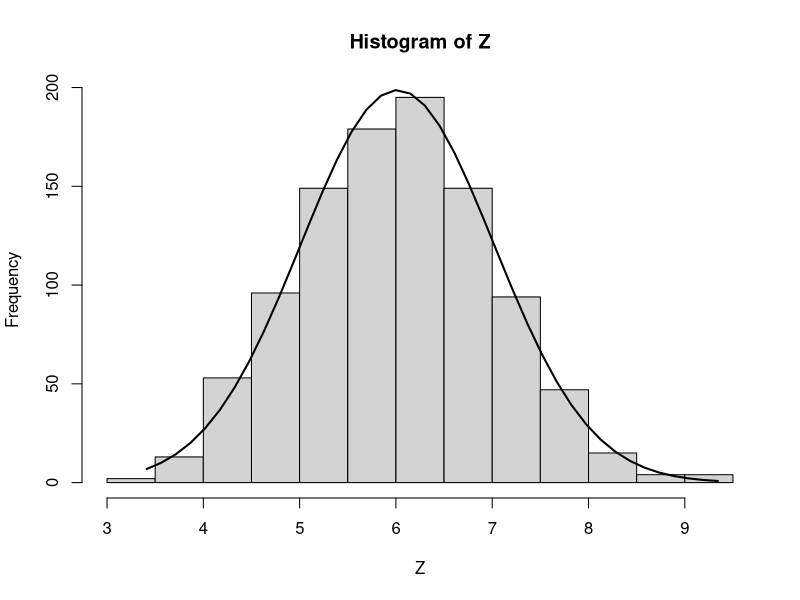

Write R code to recreate this figure.
# Usando simulacao, obtenha uma aproximacao empirica para a distribuicao de 
# probabilidade da soma de 12 VAs uniformes 0..1.

#Sejam X1,...,X12 variaveis uniforme no intervalo [0,1] e Z = X1+...+X12.
Z <- NULL

for (i in 1:1000) {
  X = runif(12,0,1)
  Z[i] = sum(X)
}

h <- hist(Z)
xfit <- seq(min(Z), max(Z), length = 40)
yfit <- dnorm(xfit, mean=mean(Z), sd=sd(Z))
yfit <- yfit * diff(h$mids[1:2])*length(Z)

lines(xfit, yfit, col="black", lwd=2)